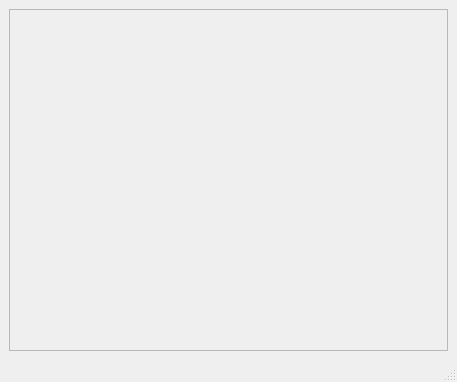
<?xml version="1.0" encoding="UTF-8"?>
<ui version="4.0">
 <class>MainWindow</class>
 <widget class="QMainWindow" name="MainWindow">
  <property name="geometry">
   <rect>
    <x>0</x>
    <y>0</y>
    <width>457</width>
    <height>382</height>
   </rect>
  </property>
  <property name="windowTitle">
   <string>软件工具箱</string>
  </property>
  <widget class="QWidget" name="centralwidget">
   <layout class="QGridLayout" name="gridLayout">
    <item row="0" column="0">
     <widget class="QScrollArea" name="scrollArea">
      <property name="widgetResizable">
       <bool>true</bool>
      </property>
      <widget class="QWidget" name="scrollAreaWidgetContents">
       <property name="geometry">
        <rect>
         <x>0</x>
         <y>0</y>
         <width>437</width>
         <height>317</height>
        </rect>
       </property>
      </widget>
     </widget>
    </item>
   </layout>
  </widget>
  <widget class="QMenuBar" name="menubar">
   <property name="geometry">
    <rect>
     <x>0</x>
     <y>0</y>
     <width>457</width>
     <height>23</height>
    </rect>
   </property>
  </widget>
  <widget class="QStatusBar" name="statusbar"/>
 </widget>
 <resources/>
 <connections/>
</ui>
